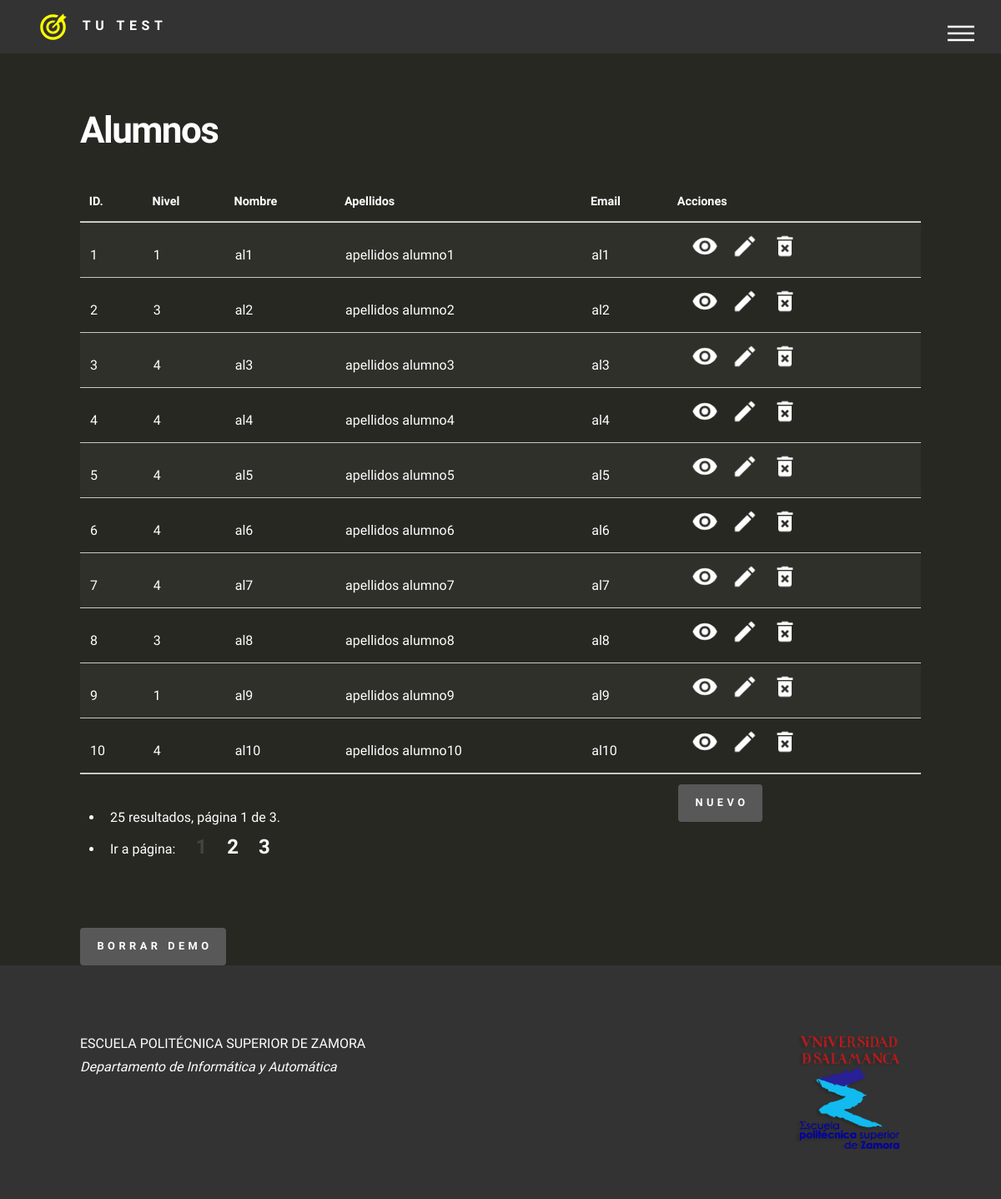
/?a=alumno (signed in), run on the app's committed database.
### tables this page shows
CREATE TABLE `alumno` (
  `id` int(11) NOT NULL,
  `nombre` varchar(30) NOT NULL,
  `apellidos` varchar(60) NOT NULL,
  `nivel` int(11) DEFAULT NULL,
  `email` varchar(30) NOT NULL,
  `password` varchar(32) NOT NULL
);

### controladores/alumno.php (called while the page is built, shortened)
<?php
class controlador_alumno extends controlador
{
  public function accion_admin()
  {
    $pagina= (isset($_GET['p']) ? (int)$_GET['p'] : 0);
    if ($pagina < 1) $pagina= 1;
    $lineas= config::get('pagina.lineas', 10);
    $sql= alumno::sqlListar();
    $total= basedatos::contar( $sql);
    $registros= basedatos::obtenerTodos( $sql, $pagina-1, $lineas);
    vista::generarPagina( 'admin', array(
      'pagina'=>$pagina,
      'lineas'=>$lineas,
      'total'=>$total,
      'registros'=>$registros,
    ));
  }
}

### index.php (called while the page is built, shortened)
<?php
aplicacion::ejecutar('inicio');
?>

### funciones/configuracion.php (called while the page is built, shortened)
<?php
class config
{
  protected static $cargada= false;
  protected static $fichero= null;
  protected static $datos= null;
  public static function filename()
  {
    if (empty(self::$fichero)) {
      self::$fichero= dirname(dirname(__FILE__)).'/configuraciones/aplicacion.php';
    }
    return self::$fichero;
  }
  public static function load( $reload=false)
  {
    $res= false;
    if (!self::$cargada || $reload) {
      $archivo= self::filename();
      if (is_readable($archivo)) {
        self::$datos= require( $archivo);
        self::$cargada= true;
        $res= true;
      } else {
        error_grave('No es posible cargar la configuración de la aplicación.');
      }
    }
    return $res;
  }
  public static function get( $variable, $defecto=null)
  {
    $res= $defecto;
    if (self::$cargada) {
      if (isset(self::$datos[$variable])) $res= self::$datos[$variable];
      else self::set( $variable, $defecto);
    }
    return $res;
  }
}

### configuraciones/aplicacion.php (called while the page is built)
<?php
return array (
  'aplicacion.controlador.defecto' => 'inicio',
  'bd.servidor' => 'localhost',
  'bd.usuario' => 'root',
  'bd.clave' => '',
  'bd.nombre' => 'test',
  'bd.charset' => 'utf8',
  'bd.depurar' => false,
  'pagina.lineas' => 10,
);

### funciones/modelos.php (called while the page is built, shortened)
<?php
class basedatos
{
  private static $conexion= null;
  public static function conectar()
  {
    if (self::$conexion === null) {
      $svr= config::get( 'bd.servidor', 'localhost');
      $usr= config::get( 'bd.usuario', 'root');
      $pwd= config::get( 'bd.clave', '');
      $dbn= config::get( 'bd.nombre', 'test');
      self::$conexion= new mysqli( $svr, $usr, $pwd, $dbn);
      if (!mysqli_connect_error()) {
        $charset= config::get( 'bd.charset', '');
        if (!empty($charset)) self::$conexion->set_charset( $charset);
      }
    }
    return (self::$conexion !== null);
  }
  public static function ejecutarSQL( $sql)
  {
    $res= false;
    if (self::conectar()) {
      $res= self::$conexion->query( $sql);
    }
    return $res;
  }
  public static function obtenerTodos( $sql, $pagina=-1, $filas=0)
  {
    $res= false;
    $limite= '';
    if ($pagina < 1) $pagina= 0;
    if (($pagina >= 0) && ($filas > 0)) {
      $limite= ' LIMIT '.($pagina * $filas).','.$filas;
    }
    $result= self::ejecutarSQL( $sql.$limite);
    if ($result !== false) {
      if (method_exists('mysqli_result', 'fetch_all')) {
        $res= $result->fetch_all( MYSQLI_ASSOC);
      } else {
        for( $res = array(); $registro= $result->fetch_array( MYSQLI_ASSOC);) $res[]= $registro;
      }
    }
    return $res;
  }
  public static function contar( $sql)
  {
    $res= false;
    $new='SELECT COUNT(*) AS total FROM ('.$sql.') As q';
   $result= self::ejecutarSQL($new);
    if ($result !== false) {
      $res= $result->fetch_assoc();
      if ($res !== false) $res= $res['total']; else $res= 0;
    }
    return $res;
  }
}

### modelos/alumno.php (called while the page is built, shortened)
<?php
class alumno extends modeloDAO
{
  public static function sqlListar( $orden='')
  {
    if (empty($orden)) $orden= 'id ASC';
    $sql= 'SELECT * FROM alumno ORDER BY '.$orden;
    return $sql;
  }
}

### funciones/sesiones.php (called while the page is built, shortened)
<?php
class sesion
{
  public static function get( $variable, $defecto=null)
  {
    $res= $defecto;
    if (isset($_SESSION[$variable])) $res= $_SESSION[$variable];
    return $res;
  }
}

### funciones/permisos.php (called while the page is built, shortened)
<?php
function puede_ejecutar($usuario, $accion)
{
  return true;
}

### vistas/alumno/admin.php (the view, shortened to what this page needs)
<div id="main">
<div class="inner">
<h1>Alumnos</h1>
<div class="table-wrapper">
<table>
<thead>
<tr>
  <th>ID.</th>
  <th>Nivel</th>
  <th>Nombre</th>
  <th>Apellidos</th>
  <th>Email</th>
  <th>Acciones</th>
</tr>
</thead>
<tbody>
<?php
$al= new alumno;
if ($registros)
foreach($registros as $indice => $registro) {
  $al->llenar( $registro);
  echo '<tr class="'.(($indice % 2 == 0) ? 'par' : 'impar').'">';
  echo '<td class="cen">'.html::encode( $al->id).'</td>';
  echo '<td class="cen">'.html::encode( $al->nivel).'</td>';
  echo '<td class="izq">'.html::encode( $al->nombre).'</td>';
  echo '<td class="izq">'.html::encode( $al->apellidos).'</td>';
  echo '<td class="izq">'.html::encode( $al->email).'</td>';
  echo '<td class="cen">';
  echo '<div class="acciones"><div></div>';
    vista::generarPieza( 'boton_accion', array( 'texto'=>'Ver', 'icono'=>'ver.png',
      'activo'=>false, 'url'=>array('a'=>'alumno.ver', 'id'=>$al->id, 'p'=>$pagina)));
  echo '</div>';
  echo '</td>';
  echo '</tr>';
}
?>
</tbody>
<tfoot>
<tr>
  <td colspan="5">
<?php
vista::generarPieza( 'paginador', array( 'url'=>array('a'=>'alumno'), 'total'=>$total, 'pagina'=>$pagina, 'lineas'=>$lineas));
?>
  </td>
  <td class="cen">
<?php
  echo '<div class="acciones">';
  vista::generarPieza( 'boton_accion', array( 'texto'=>'Nuevo', 'icono'=>'crear.png',
    'activo'=>true, 'url'=>array('a'=>'alumno.crear', 'p'=>$pagina)));
  echo '</div>';
?>
  </td>
</tr>
</tfoot>
</table>
</div>
<?php
  if (!$registros) {
    vista::generarPieza( 'boton_accion', array( 'texto'=>'Crear Demo', 'icono'=>'crear.png',
    'activo'=>true, 'url'=>array('a'=>'alumno.creardemo', 'p'=>$pagina)));
  }else{
    vista::generarPieza( 'boton_accion', array( 'texto'=>'Borrar demo', 'icono'=>'crear.png',
    'activo'=>true, 'url'=>array('a'=>'alumno.borrardemo', 'p'=>$pagina)));
  }
?>
</div>
</div>

### funciones/vistas.php (shortened to what this page needs)
<?php
class vista
{
  public static $rutaVistas= 'vistas';
  public static $rutaPiezas= 'piezas';
  public static $rutaPlantillas= '.';
  public static $plantilla= 'principal.php';
  public static function generarPagina( $vista, $parametros=array())
  {
    $contenido= self::generarParcial( $vista, $parametros, true);
    require( self::$rutaVistas.'/'.self::$rutaPlantillas.'/'.self::$plantilla);
  }
  public static function generarPieza( $pieza, $parametros=array(), $devolver= false)
  {
    return self::generarArchivo( self::$rutaVistas.'/'.self::$rutaPiezas.'/'.$pieza.'.php', $parametros, $devolver);
  }
  public static function generarParcial( $vista, $parametros=array(), $devolver= false)
  {
    $archivo= self::$rutaVistas;
    $pos= strpos( $vista, '/');
    if ($pos === false) {
      $archivo.= '/'.aplicacion::$id_controlador.'/';
    } else if ($pos == 0) {
      $archivo.= '';
    } else {
      $archivo.= '/';
    }
    $archivo.= $vista.'.php';
    return self::generarArchivo( $archivo, $parametros, $devolver);
  }
  protected static function generarArchivo( $_x_archivo, $_x_parametros, $_x_devolver=false)
  {
    if (is_readable($_x_archivo)) {
      extract( $_x_parametros);
      require( $_x_archivo);
    } else {
      error_grave( 'vista no disponible ('.$_x_archivo.').');
    }
    if ($_x_devolver) {
      $res= ob_get_clean();
      return $res;
    }
  }
}
class html
{
  public static function encode( $cadena)
  {
    return htmlspecialchars( $cadena, ENT_COMPAT, 'UTF-8');
  }
}

### vistas/piezas/boton_accion.php (shortened to what this page needs)
<?php
if (!isset($submit)) $submit= false;
if (!isset($vacio)) $vacio= false;
?>
<?php
if (is_array($url)) $url= '?'.http_build_query( $url, 'arg');
if (is_string( $icono) && is_readable( dirname(__FILE__).'/../../images/'.$icono)) {
  $icono= '<img class="boton" src="images/'.$icono.'" title="'.$texto.'" alt="'.$texto.'" />';
} else {
  $icono= false;
}
echo '<a id="boton" " href="'.$url.'"'.($activo ? ($vacio?' class="button"':' class="button primary"'):'')
  .($submit ? 'onclick="document.forms[0].action=this.href;document.forms[0].submit();return false;"' : '')
  .'>';
if ($icono !== false) echo $icono;
else echo $texto;
echo '</a>';
?>

### vistas/piezas/paginador.php (shortened to what this page needs)
<?php
if (!isset($enlaces) || empty($enlaces)) $enlaces= 5;
$paginas= -1;
if (($total >= 0) && ($lineas > 0)) {
  $paginas= (int)(($total + $lineas - 1) / $lineas);
}
?>
<div class="paginador">
<ul>
<?php
if ($total >= 0) {
  echo '<li><span>';
  if ($total == 0) {
    echo 'No nay resultados.';
  } else {
    echo $total.' resultado'.(($total==1) ? '' : 's');
    if ($paginas >= 0) {
      echo ', página '.$pagina.' de '.$paginas;
    }
    echo '.';
  }
  echo '</span></li>';
}
$pagina--;
$medio= (int)($enlaces / 2);
$inicio= max( 0, $pagina - $medio);
$fin= $inicio + $enlaces - 1;
if (($paginas >= 0) && ($fin >= $paginas)) {
  $fin= $paginas - 1;
  $inicio= max( 0, $fin - $enlaces + 1);
}
$inicio++; $fin++; $pagina++;
if(isset($_GET['p']))$pag=$_GET['p'];else$pag=1;
if ($paginas > 1) {
  echo '<li>';
  echo '<div class="pagina">Ir a página:';
  for($url['p']= $inicio; ($url['p'] <= $fin); $url['p']++) {
    echo '<a '.(($url['p']==$pag)?'id="actual"':NULL).' href="?'.http_build_query( $url, 'arg').'"'.(($url['p']==$pagina) ? ' class="actual"' : '').'>';
    echo $url['p'];
    echo '</a>';
  }
  echo '</li>';
}
?>
</ul>
</div>

### funciones/aplicacion.php (shortened to what this page needs)
<?php
class aplicacion
{
  public static $rutaControladores= 'controladores';
  protected static $parametroAccion= 'a';
  protected static $separadorAccion= '.';
  public static $id_controlador= null;
  public static $controlador= null;
  public static $id_accion= null;
  public static function ejecutar()
  {
    $ejecutar= '';
    if (isset($_GET[self::$parametroAccion])) $ejecutar= trim( $_GET[self::$parametroAccion]);
    $ejecutar= (empty($ejecutar) ? array() : explode( self::$separadorAccion, $ejecutar));
    self::$id_accion= (isset($ejecutar[1]) ? trim($ejecutar[1]) : '');
    self::$id_controlador= (isset($ejecutar[0])
        ? trim($ejecutar[0])
        : config::get('aplicacion.controlador.defecto',''));
    if (empty(self::$id_controlador)) {
      error_grave( 'No es posible ejecutar la petición,'
          .' no hay controlador predefinido.');
    } else {
      self::$id_controlador= strtolower( self::$id_controlador);
      $archivo= self::$rutaControladores.'/'.self::$id_controlador.'.php';
      if (!is_readable($archivo)) {
        error_grave( 'No es posible ejecutar la petición,'
            .' no existe el archivo para el controlador'
            .' "'.self::$id_controlador.'".');
      } else {
        $clase_control= 'controlador_'.self::$id_controlador;
        if (!class_exists( $clase_control, false)) {
          error_grave( 'No es posible ejecutar la petición,'
              .' no existe la clase para el controlador'
              .' "'.self::$id_controlador.'".');
        } else {
          self::$controlador= new $clase_control;
          if (self::$controlador === null) {
            error_grave( 'No es posible ejecutar la petición,'
              .' no se ha creado la instancia de control'
              .' "'.self::$id_controlador.'".');
          } else {
            if (empty(self::$id_accion)) self::$id_accion= self::$controlador->accion_defecto;
            if (empty(self::$id_accion)) {
              error_grave( 'No es posible ejecutar la petición,'
                  .' no hay accion predefinida para el controlador'
                  .' "'.self::$id_controlador.'".');
            } else {
              $metodo= 'accion_'.self::$id_accion;
              if (!method_exists( self::$controlador, $metodo)) {
                error_grave( 'No es posible ejecutar la petición,'
                    .' no existe el metodo para la accion'
                    .' "'.self::$id_accion.'", en el controlador'
                    .' "'.self::$id_controlador.'".');
              } else if (!puede_ejecutar( sesion::get('usuario'), self::$id_controlador, self::$id_accion)) {
                error_grave( 'No es posible ejecutar la petición,'
                    .' no tiene permisos suficientes para la accion'
                    .' "'.self::$id_accion.'", en el controlador'
                    .' "'.self::$id_controlador.'".');
              } else {
                call_user_func( array( self::$controlador, $metodo));
              }
            }
          }
        }
      }
    }
  }
}

### vistas/principal.php (shortened to what this page needs)
<html lang="es">
	<head>
		<link rel="stylesheet" href="assets/css/main.css" />
		<link rel="stylesheet" href="assets/highlight/monokai-sublime.css">
	</head>
	<body class="is-preload">
		<div id="wrapper">
			<header id="header">
						<div>
							<a  href="?a=inicio" class="logo">
							<span class="symbol"><img src="images/diana.svg" alt="" /></span>
						TU TEST</a></div>
					<div class="inner">
	<nav>
		<ul>
			<li><a href="#menu">Menu</a></li>
		</ul>
	</nav>
</div>
	</header>
		<?php echo $contenido; ?>
		<footer id="footer" style="margin-top: 0px">
			<div class="inner">
				<section style="display:inline-block; width: 100%">
					<p><a href="http://poliz.usal.es"><span style="width: 10em" class="image right"><img src="images/poli.png" alt="" /></span></a>ESCUELA POLITÉCNICA SUPERIOR DE ZAMORA</br>
					<i>Departamento de Informática y Automática</i></p>
				</section>
			</div>
		</footer>
		</div>
	</body>
</html>

### data on the page
alumno: id "1", nivel "1", nombre "al1", apellidos "apellidos alumno1", email "al1"
alumno: id "2", nivel "3", nombre "al2", apellidos "apellidos alumno2", email "al2"
alumno: id "3", nivel "4", nombre "al3", apellidos "apellidos alumno3", email "al3"
alumno: id "4", nivel "4", nombre "al4", apellidos "apellidos alumno4", email "al4"
alumno: id "5", nivel "4", nombre "al5", apellidos "apellidos alumno5", email "al5"
alumno: id "6", nivel "4", nombre "al6", apellidos "apellidos alumno6", email "al6"
alumno: id "7", nivel "4", nombre "al7", apellidos "apellidos alumno7", email "al7"
alumno: id "8", nivel "3", nombre "al8", apellidos "apellidos alumno8", email "al8"
alumno: id "9", nivel "1", nombre "al9", apellidos "apellidos alumno9", email "al9"
alumno: id "10", nivel "4", nombre "al10", apellidos "apellidos alumno10", email "al10"

### other printed values
$total "25"
$pagina "1"
$paginas "3"
$url['p'] "1"
$url['p'] "2"
$url['p'] "3"
$texto "NUEVO BORRAR DEMO"
